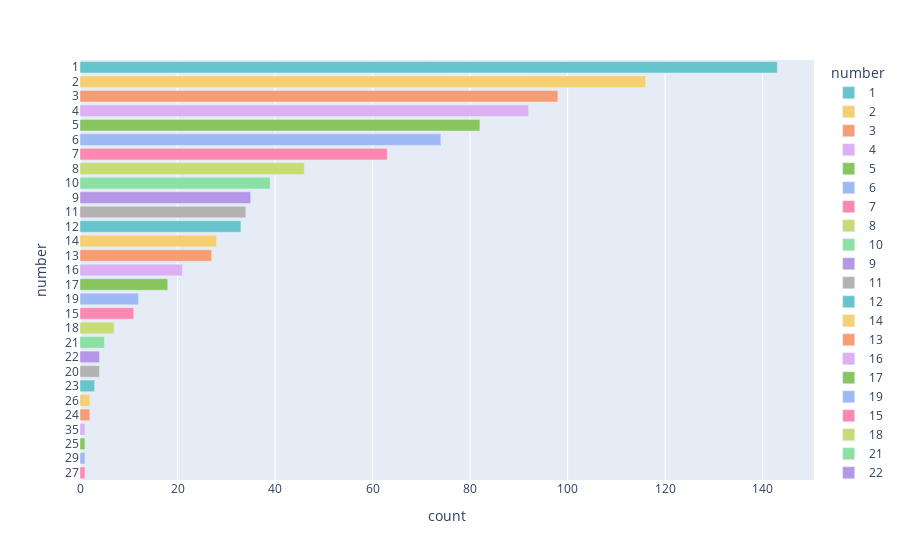

Notebook cell for this chart:
### Code cell
# 첫번째 번호 전체 빈도수
fig = px.bar(number1, x='count', y='number', 
             color = 'number', color_discrete_sequence = px.colors.qualitative.Pastel)
fig.update_traces(
    textfont_size=14, 
    textposition='auto',
)

### Figure 1 — Plotly figure (JSON) as saved in the notebook; plotly's stock layout.template omitted (floating-point values rounded to 4 significant figures)
{"data": [{"alignmentgroup": "True", "hovertemplate": "number=%{y}<br>count=%{x}<extra></extra>", "legendgroup": "1", "marker": {"color": "rgb(102, 197, 204)", "pattern": {"shape": ""}}, "name": "1", "offsetgroup": "1", "orientation": "h", "showlegend": true, "textfont": {"size": 14}, "textposition": "auto", "type": "bar", "x": [143], "xaxis": "x", "y": ["1"], "yaxis": "y"}, {"alignmentgroup": "True", "hovertemplate": "number=%{y}<br>count=%{x}<extra></extra>", "legendgroup": "2", "marker": {"color": "rgb(246, 207, 113)", "pattern": {"shape": ""}}, "name": "2", "offsetgroup": "2", "orientation": "h", "showlegend": true, "textfont": {"size": 14}, "textposition": "auto", "type": "bar", "x": [116], "xaxis": "x", "y": ["2"], "yaxis": "y"}, {"alignmentgroup": "True", "hovertemplate": "number=%{y}<br>count=%{x}<extra></extra>", "legendgroup": "3", "marker": {"color": "rgb(248, 156, 116)", "pattern": {"shape": ""}}, "name": "3", "offsetgroup": "3", "orientation": "h", "showlegend": true, "textfont": {"size": 14}, "textposition": "auto", "type": "bar", "x": [98], "xaxis": "x", "y": ["3"], "yaxis": "y"}, {"alignmentgroup": "True", "hovertemplate": "number=%{y}<br>count=%{x}<extra></extra>", "legendgroup": "4", "marker": {"color": "rgb(220, 176, 242)", "pattern": {"shape": ""}}, "name": "4", "offsetgroup": "4", "orientation": "h", "showlegend": true, "textfont": {"size": 14}, "textposition": "auto", "type": "bar", "x": [92], "xaxis": "x", "y": ["4"], "yaxis": "y"}, {"alignmentgroup": "True", "hovertemplate": "number=%{y}<br>count=%{x}<extra></extra>", "legendgroup": "5", "marker": {"color": "rgb(135, 197, 95)", "pattern": {"shape": ""}}, "name": "5", "offsetgroup": "5", "orientation": "h", "showlegend": true, "textfont": {"size": 14}, "textposition": "auto", "type": "bar", "x": [82], "xaxis": "x", "y": ["5"], "yaxis": "y"}, {"alignmentgroup": "True", "hovertemplate": "number=%{y}<br>count=%{x}<extra></extra>", "legendgroup": "6", "marker": {"color": "rgb(158, 185, 243)", "pattern": {"shape": ""}}, "name": "6", "offsetgroup": "6", "orientation": "h", "showlegend": true, "textfont": {"size": 14}, "textposition": "auto", "type": "bar", "x": [74], "xaxis": "x", "y": ["6"], "yaxis": "y"}, {"alignmentgroup": "True", "hovertemplate": "number=%{y}<br>count=%{x}<extra></extra>", "legendgroup": "7", "marker": {"color": "rgb(254, 136, 177)", "pattern": {"shape": ""}}, "name": "7", "offsetgroup": "7", "orientation": "h", "showlegend": true, "textfont": {"size": 14}, "textposition": "auto", "type": "bar", "x": [63], "xaxis": "x", "y": ["7"], "yaxis": "y"}, {"alignmentgroup": "True", "hovertemplate": "number=%{y}<br>count=%{x}<extra></extra>", "legendgroup": "8", "marker": {"color": "rgb(201, 219, 116)", "pattern": {"shape": ""}}, "name": "8", "offsetgroup": "8", "orientation": "h", "showlegend": true, "textfont": {"size": 14}, "textposition": "auto", "type": "bar", "x": [46], "xaxis": "x", "y": ["8"], "yaxis": "y"}, {"alignmentgroup": "True", "hovertemplate": "number=%{y}<br>count=%{x}<extra></extra>", "legendgroup": "10", "marker": {"color": "rgb(139, 224, 164)", "pattern": {"shape": ""}}, "name": "10", "offsetgroup": "10", "orientation": "h", "showlegend": true, "textfont": {"size": 14}, "textposition": "auto", "type": "bar", "x": [39], "xaxis": "x", "y": ["10"], "yaxis": "y"}, {"alignmentgroup": "True", "hovertemplate": "number=%{y}<br>count=%{x}<extra></extra>", "legendgroup": "9", "marker": {"color": "rgb(180, 151, 231)", "pattern": {"shape": ""}}, "name": "9", "offsetgroup": "9", "orientation": "h", "showlegend": true, "textfont": {"size": 14}, "textposition": "auto", "type": "bar", "x": [35], "xaxis": "x", "y": ["9"], "yaxis": "y"}, {"alignmentgroup": "True", "hovertemplate": "number=%{y}<br>count=%{x}<extra></extra>", "legendgroup": "11", "marker": {"color": "rgb(179, 179, 179)", "pattern": {"shape": ""}}, "name": "11", "offsetgroup": "11", "orientation": "h", "showlegend": true, "textfont": {"size": 14}, "textposition": "auto", "type": "bar", "x": [34], "xaxis": "x", "y": ["11"], "yaxis": "y"}, {"alignmentgroup": "True", "hovertemplate": "number=%{y}<br>count=%{x}<extra></extra>", "legendgroup": "12", "marker": {"color": "rgb(102, 197, 204)", "pattern": {"shape": ""}}, "name": "12", "offsetgroup": "12", "orientation": "h", "showlegend": true, "textfont": {"size": 14}, "textposition": "auto", "type": "bar", "x": [33], "xaxis": "x", "y": ["12"], "yaxis": "y"}, {"alignmentgroup": "True", "hovertemplate": "number=%{y}<br>count=%{x}<extra></extra>", "legendgroup": "14", "marker": {"color": "rgb(246, 207, 113)", "pattern": {"shape": ""}}, "name": "14", "offsetgroup": "14", "orientation": "h", "showlegend": true, "textfont": {"size": 14}, "textposition": "auto", "type": "bar", "x": [28], "xaxis": "x", "y": ["14"], "yaxis": "y"}, {"alignmentgroup": "True", "hovertemplate": "number=%{y}<br>count=%{x}<extra></extra>", "legendgroup": "13", "marker": {"color": "rgb(248, 156, 116)", "pattern": {"shape": ""}}, "name": "13", "offsetgroup": "13", "orientation": "h", "showlegend": true, "textfont": {"size": 14}, "textposition": "auto", "type": "bar", "x": [27], "xaxis": "x", "y": ["13"], "yaxis": "y"}, {"alignmentgroup": "True", "hovertemplate": "number=%{y}<br>count=%{x}<extra></extra>", "legendgroup": "16", "marker": {"color": "rgb(220, 176, 242)", "pattern": {"shape": ""}}, "name": "16", "offsetgroup": "16", "orientation": "h", "showlegend": true, "textfont": {"size": 14}, "textposition": "auto", "type": "bar", "x": [21], "xaxis": "x", "y": ["16"], "yaxis": "y"}, {"alignmentgroup": "True", "hovertemplate": "number=%{y}<br>count=%{x}<extra></extra>", "legendgroup": "17", "marker": {"color": "rgb(135, 197, 95)", "pattern": {"shape": ""}}, "name": "17", "offsetgroup": "17", "orientation": "h", "showlegend": true, "textfont": {"size": 14}, "textposition": "auto", "type": "bar", "x": [18], "xaxis": "x", "y": ["17"], "yaxis": "y"}, {"alignmentgroup": "True", "hovertemplate": "number=%{y}<br>count=%{x}<extra></extra>", "legendgroup": "19", "marker": {"color": "rgb(158, 185, 243)", "pattern": {"shape": ""}}, "name": "19", "offsetgroup": "19", "orientation": "h", "showlegend": true, "textfont": {"size": 14}, "textposition": "auto", "type": "bar", "x": [12], "xaxis": "x", "y": ["19"], "yaxis": "y"}, {"alignmentgroup": "True", "hovertemplate": "number=%{y}<br>count=%{x}<extra></extra>", "legendgroup": "15", "marker": {"color": "rgb(254, 136, 177)", "pattern": {"shape": ""}}, "name": "15", "offsetgroup": "15", "orientation": "h", "showlegend": true, "textfont": {"size": 14}, "textposition": "auto", "type": "bar", "x": [11], "xaxis": "x", "y": ["15"], "yaxis": "y"}, {"alignmentgroup": "True", "hovertemplate": "number=%{y}<br>count=%{x}<extra></extra>", "legendgroup": "18", "marker": {"color": "rgb(201, 219, 116)", "pattern": {"shape": ""}}, "name": "18", "offsetgroup": "18", "orientation": "h", "showlegend": true, "textfont": {"size": 14}, "textposition": "auto", "type": "bar", "x": [7], "xaxis": "x", "y": ["18"], "yaxis": "y"}, {"alignmentgroup": "True", "hovertemplate": "number=%{y}<br>count=%{x}<extra></extra>", "legendgroup": "21", "marker": {"color": "rgb(139, 224, 164)", "pattern": {"shape": ""}}, "name": "21", "offsetgroup": "21", "orientation": "h", "showlegend": true, "textfont": {"size": 14}, "textposition": "auto", "type": "bar", "x": [5], "xaxis": "x", "y": ["21"], "yaxis": "y"}, {"alignmentgroup": "True", "hovertemplate": "number=%{y}<br>count=%{x}<extra></extra>", "legendgroup": "22", "marker": {"color": "rgb(180, 151, 231)", "pattern": {"shape": ""}}, "name": "22", "offsetgroup": "22", "orientation": "h", "showlegend": true, "textfont": {"size": 14}, "textposition": "auto", "type": "bar", "x": [4], "xaxis": "x", "y": ["22"], "yaxis": "y"}, {"alignmentgroup": "True", "hovertemplate": "number=%{y}<br>count=%{x}<extra></extra>", "legendgroup": "20", "marker": {"color": "rgb(179, 179, 179)", "pattern": {"shape": ""}}, "name": "20", "offsetgroup": "20", "orientation": "h", "showlegend": true, "textfont": {"size": 14}, "textposition": "auto", "type": "bar", "x": [4], "xaxis": "x", "y": ["20"], "yaxis": "y"}, {"alignmentgroup": "True", "hovertemplate": "number=%{y}<br>count=%{x}<extra></extra>", "legendgroup": "23", "marker": {"color": "rgb(102, 197, 204)", "pattern": {"shape": ""}}, "name": "23", "offsetgroup": "23", "orientation": "h", "showlegend": true, "textfont": {"size": 14}, "textposition": "auto", "type": "bar", "x": [3], "xaxis": "x", "y": ["23"], "yaxis": "y"}, {"alignmentgroup": "True", "hovertemplate": "number=%{y}<br>count=%{x}<extra></extra>", "legendgroup": "26", "marker": {"color": "rgb(246, 207, 113)", "pattern": {"shape": ""}}, "name": "26", "offsetgroup": "26", "orientation": "h", "showlegend": true, "textfont": {"size": 14}, "textposition": "auto", "type": "bar", "x": [2], "xaxis": "x", "y": ["26"], "yaxis": "y"}, {"alignmentgroup": "True", "hovertemplate": "number=%{y}<br>count=%{x}<extra></extra>", "legendgroup": "24", "marker": {"color": "rgb(248, 156, 116)", "pattern": {"shape": ""}}, "name": "24", "offsetgroup": "24", "orientation": "h", "showlegend": true, "textfont": {"size": 14}, "textposition": "auto", "type": "bar", "x": [2], "xaxis": "x", "y": ["24"], "yaxis": "y"}, {"alignmentgroup": "True", "hovertemplate": "number=%{y}<br>count=%{x}<extra></extra>", "legendgroup": "35", "marker": {"color": "rgb(220, 176, 242)", "pattern": {"shape": ""}}, "name": "35", "offsetgroup": "35", "orientation": "h", "showlegend": true, "textfont": {"size": 14}, "textposition": "auto", "type": "bar", "x": [1], "xaxis": "x", "y": ["35"], "yaxis": "y"}, {"alignmentgroup": "True", "hovertemplate": "number=%{y}<br>count=%{x}<extra></extra>", "legendgroup": "25", "marker": {"color": "rgb(135, 197, 95)", "pattern": {"shape": ""}}, "name": "25", "offsetgroup": "25", "orientation": "h", "showlegend": true, "textfont": {"size": 14}, "textposition": "auto", "type": "bar", "x": [1], "xaxis": "x", "y": ["25"], "yaxis": "y"}, {"alignmentgroup": "True", "hovertemplate": "number=%{y}<br>count=%{x}<extra></extra>", "legendgroup": "29", "marker": {"color": "rgb(158, 185, 243)", "pattern": {"shape": ""}}, "name": "29", "offsetgroup": "29", "orientation": "h", "showlegend": true, "textfont": {"size": 14}, "textposition": "auto", "type": "bar", "x": [1], "xaxis": "x", "y": ["29"], "yaxis": "y"}, {"alignmentgroup": "True", "hovertemplate": "number=%{y}<br>count=%{x}<extra></extra>", "legendgroup": "27", "marker": {"color": "rgb(254, 136, 177)", "pattern": {"shape": ""}}, "name": "27", "offsetgroup": "27", "orientation": "h", "showlegend": true, "textfont": {"size": 14}, "textposition": "auto", "type": "bar", "x": [1], "xaxis": "x", "y": ["27"], "yaxis": "y"}], "layout": {"barmode": "relative", "legend": {"title": {"text": "number"}, "tracegroupgap": 0}, "margin": {"t": 60}, "xaxis": {"anchor": "y", "domain": [0, 1], "title": {"text": "count"}}, "yaxis": {"anchor": "x", "categoryarray": ["27", "29", "25", "35", "24", "26", "23", "20", "22", "21", "18", "15", "19", "17", "16", "13", "14", "12", "11", "9", "10", "8", "7", "6", "5", "4", "3", "2", "1"], "categoryorder": "array", "domain": [0, 1], "title": {"text": "number"}}}}
